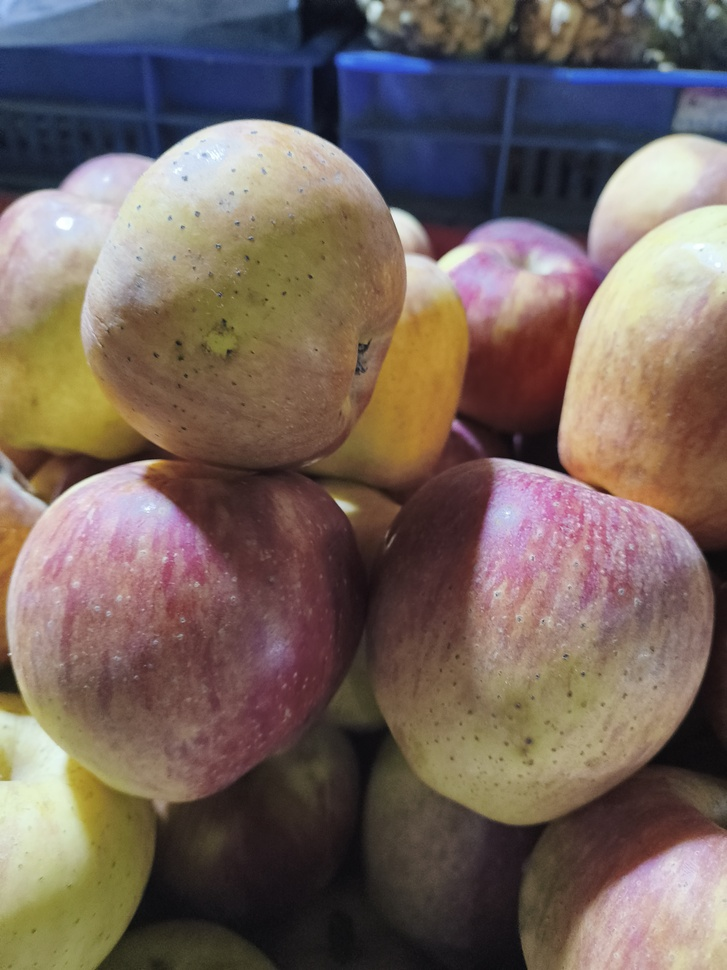
#> input picture realimages/IMG_20251119_200116342.jpg, 727 x 970 px, shrunk from 3072 x 4096 before the run
$ python -i test_real_images.py   (imports and definitions only)
#> lines starting #> are read from the running program, lines starting #| are printed output that depends on the picture
import os
import cv2
import numpy as np
import tensorflow as tf
from fruit_validator_new import is_fruit_like_optimized

# Load the TFLite model
# [1 line not run here, left out]
# [1 line that did not run here, left out]
# [1 line not run here, left out]
# [1 line that did not run here, left out]
# [1 line that did not run here, left out]
# [1 line not run here, left out]

def auto_white_balance(img):
    """Apply automatic white balance correction"""
    result = cv2.cvtColor(img, cv2.COLOR_RGB2LAB)
    avg_a = np.average(result[:, :, 1])
    avg_b = np.average(result[:, :, 2])
    result[:, :, 1] = result[:, :, 1] - ((avg_a - 128) * (result[:, :, 0] / 255.0) * 1.1)
    result[:, :, 2] = result[:, :, 2] - ((avg_b - 128) * (result[:, :, 0] / 255.0) * 1.1)
    result = cv2.cvtColor(result, cv2.COLOR_LAB2RGB)
    return result

def preprocess_image(img_path):
    """Enhanced preprocessing for real camera images"""
#> called with img_path = 'realimages/IMG_20251119_200116342.jpg'
    img = cv2.imread(img_path)
#> img is the input picture: shape (970, 727, 3); mean B, G, R 93.6, 101.1, 117
    img = cv2.cvtColor(img, cv2.COLOR_BGR2RGB)

    # Apply CLAHE for better contrast and brightness handling
    lab = cv2.cvtColor(img, cv2.COLOR_RGB2LAB)
#> lab: shape (970, 727, 3); mean of channels 0, 1, 2 110.4, 134.5, 134.5
    l, a, b = cv2.split(lab)
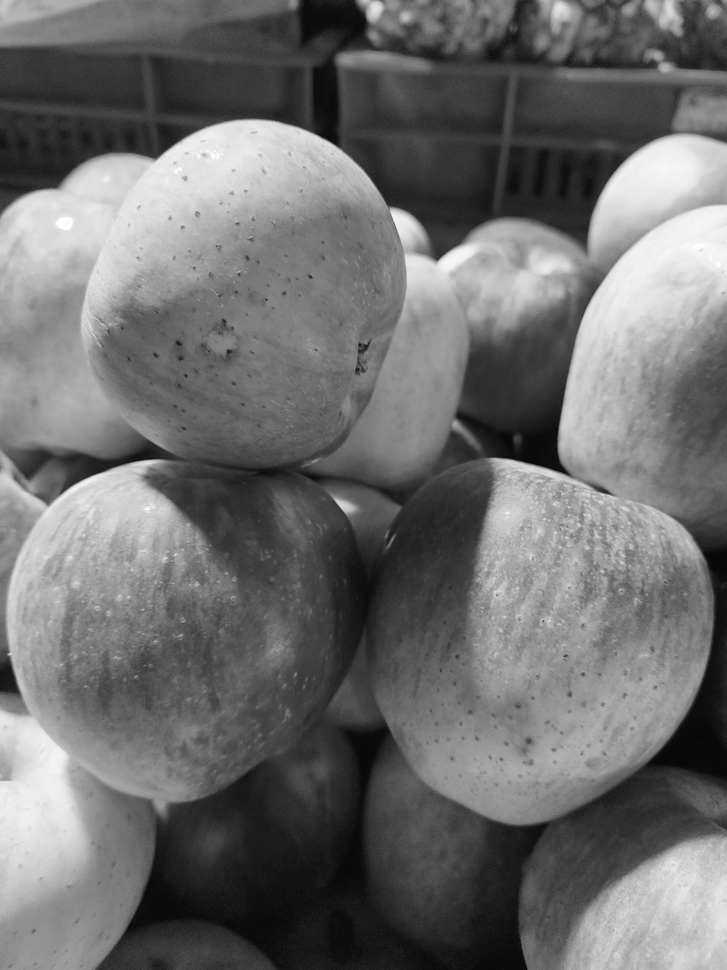
#> l: shape (970, 727); min 6, max 255, mean 110.4
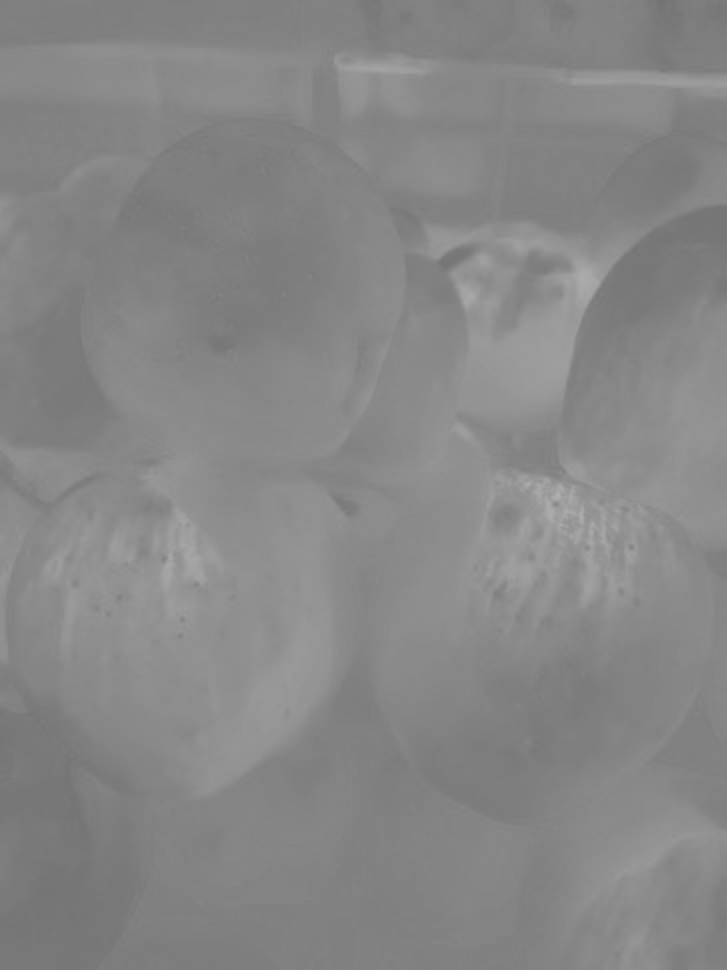
#> a: shape (970, 727); min 114, max 177, mean 134.5
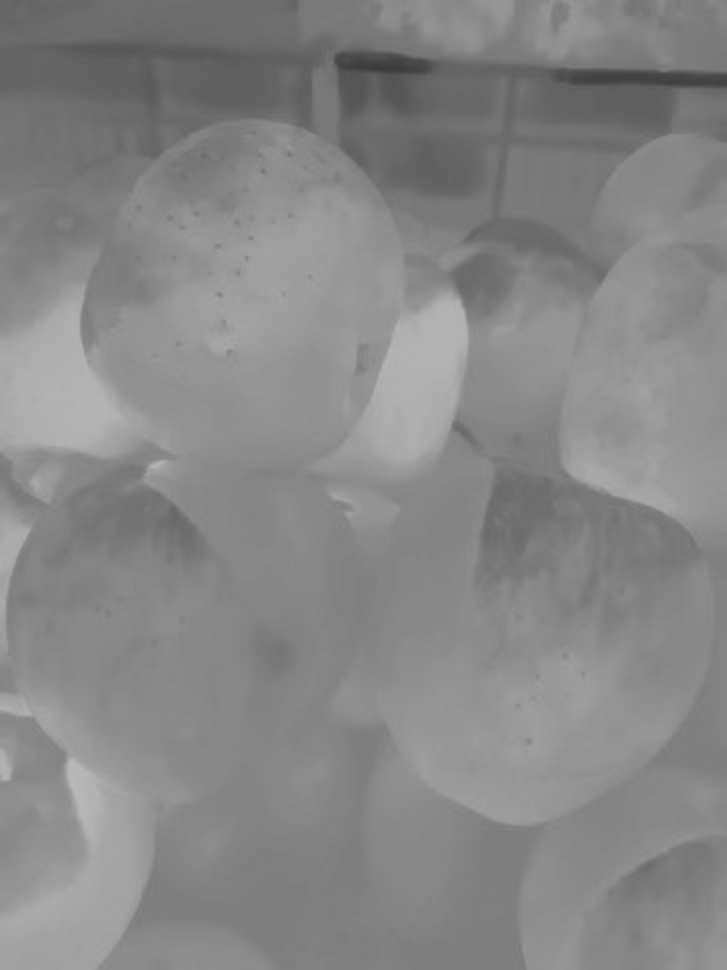
#> b: shape (970, 727); min 60, max 185, mean 134.5
    clahe = cv2.createCLAHE(clipLimit=2.0, tileGridSize=(8,8))
    cl = clahe.apply(l)
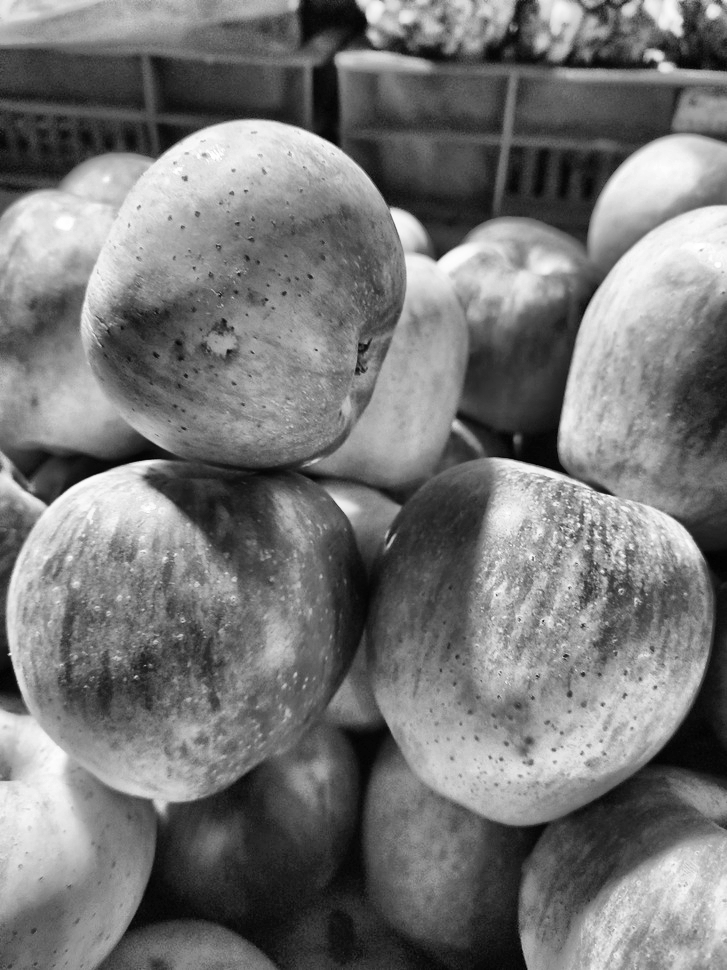
#> cl: shape (970, 727); min 1, max 255, mean 118.4
    enhanced = cv2.merge((cl, a, b))
#> enhanced: shape (970, 727, 3); mean of channels 0, 1, 2 118.4, 134.5, 134.5
    img = cv2.cvtColor(enhanced, cv2.COLOR_LAB2RGB)

    # Noise reduction for camera images
    img = cv2.fastNlMeansDenoisingColored(img, None, 10, 10, 7, 21)

    # Sharpen the image
    kernel = np.array([[-1,-1,-1], [-1,9,-1], [-1,-1,-1]])
    img = cv2.filter2D(img, -1, kernel)
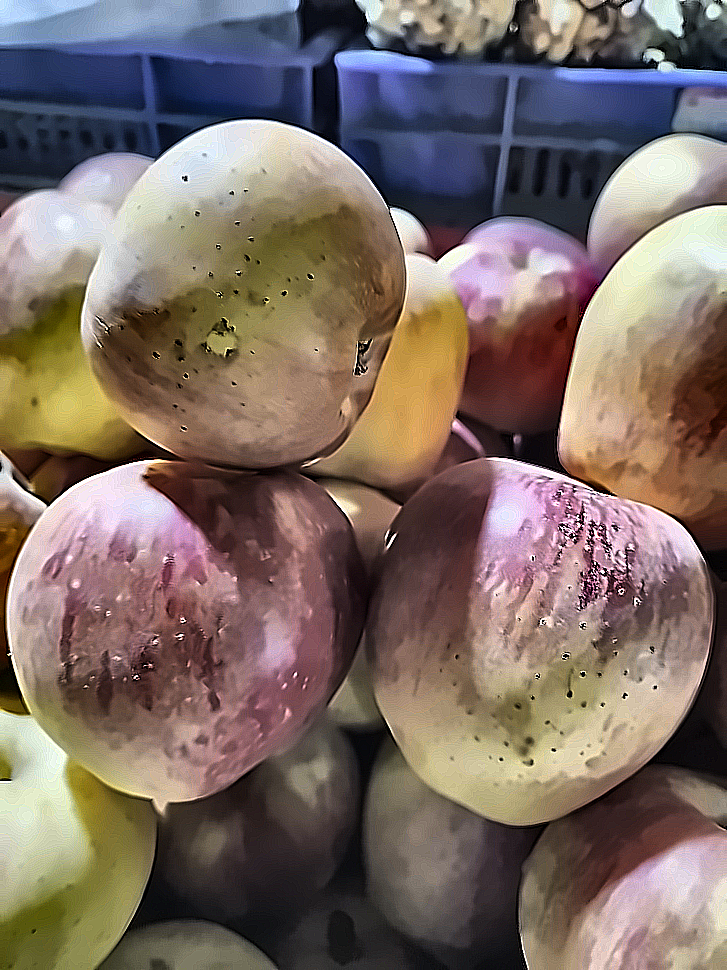
#> img: shape (970, 727, 3); mean R, G, B 124.6, 108.6, 101

    # Auto white balance
    img = auto_white_balance(img)
#> in auto_white_balance, `result = cv2.cvtColor(img, cv2.COLOR_RGB2LAB)`: result: shape (970, 727, 3); mean of channels 0, 1, 2 118, 134.3, 134.5
#> in auto_white_balance, `avg_a = np.average(result[:, :, 1])`: avg_a = 134.3
#> in auto_white_balance, `avg_b = np.average(result[:, :, 2])`: avg_b = 134.5
#> in auto_white_balance, `result[:, :, 1] = result[:, :, 1] - ((avg_a - 128) * (result[:, :, 0] ..`: result: shape (970, 727, 3); mean of channels 0, 1, 2 118, 130.6, 134.5
#> in auto_white_balance, `result[:, :, 2] = result[:, :, 2] - ((avg_b - 128) * (result[:, :, 0] ..`: result: shape (970, 727, 3); mean of channels 0, 1, 2 118, 130.6, 130.7
#> in auto_white_balance, `result = cv2.cvtColor(result, cv2.COLOR_LAB2RGB)`:
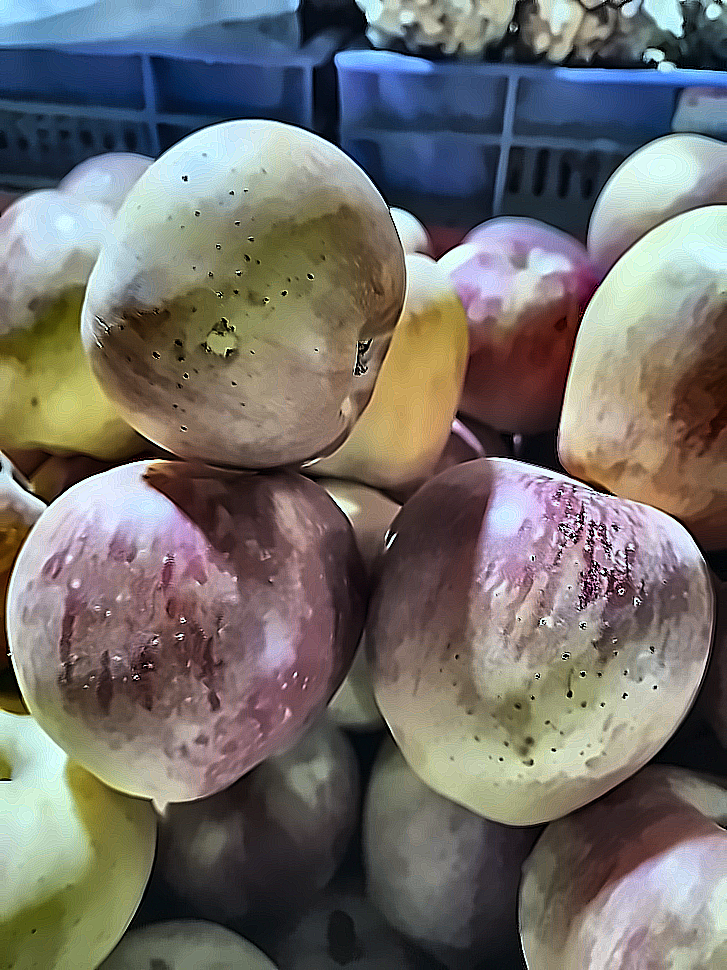
#> result: shape (970, 727, 3); mean R, G, B 115, 111.2, 107.5

    img = cv2.resize(img, (224, 224), interpolation=cv2.INTER_CUBIC)
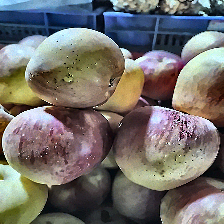
#> img: shape (224, 224, 3); mean R, G, B 115, 111.1, 107.4
    img = img.astype('float32') / 255.0
    img = np.clip(img, 0.0, 1.0)
    img = np.expand_dims(img, axis=0)
    return img

# Test all images in realimages folder
realimages_folder = 'realimages'
image_files = [f for f in os.listdir(realimages_folder) if f.lower().endswith(('.jpg', '.jpeg', '.png'))]

# [2 lines not run here, left out]

results = []
# [63 lines not run here, left out]

success_count = sum(1 for r in results if r['status'] == 'SUCCESS')
failed_count = sum(1 for r in results if r['status'] == 'FAILED')
error_count = sum(1 for r in results if r['status'] == 'ERROR')

# [32 lines not run here, left out]

>>> result = preprocess_image('realimages/IMG_20251119_200116342.jpg')

$ run again, on realimages/IMG_20251119_200129764.jpg
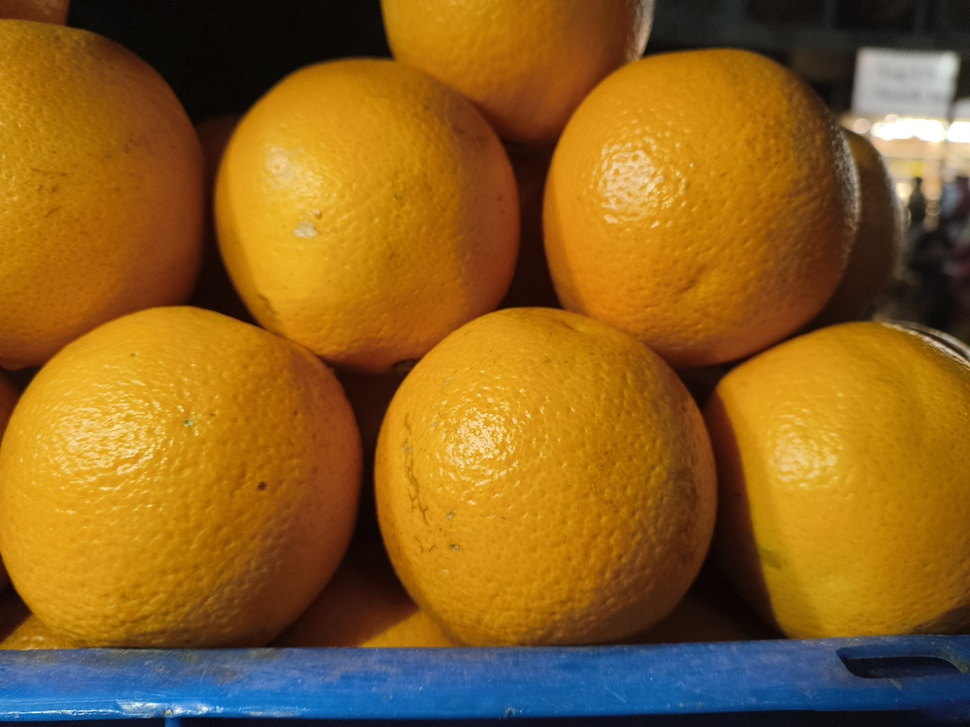
#> input picture realimages/IMG_20251119_200129764.jpg, 970 x 727 px, shrunk from 4096 x 3072 before the run
#> in preprocess_image, img is the input picture: shape (727, 970, 3); mean B, G, R 33.1, 96.9, 139.7
#> lab: shape (727, 970, 3); mean of channels 0, 1, 2 113.3, 142.4, 165.1
#> enhanced: shape (727, 970, 3); mean of channels 0, 1, 2 124.6, 142.4, 165.1
#> in preprocess_image, `img = cv2.filter2D(img, -1, kernel)`:
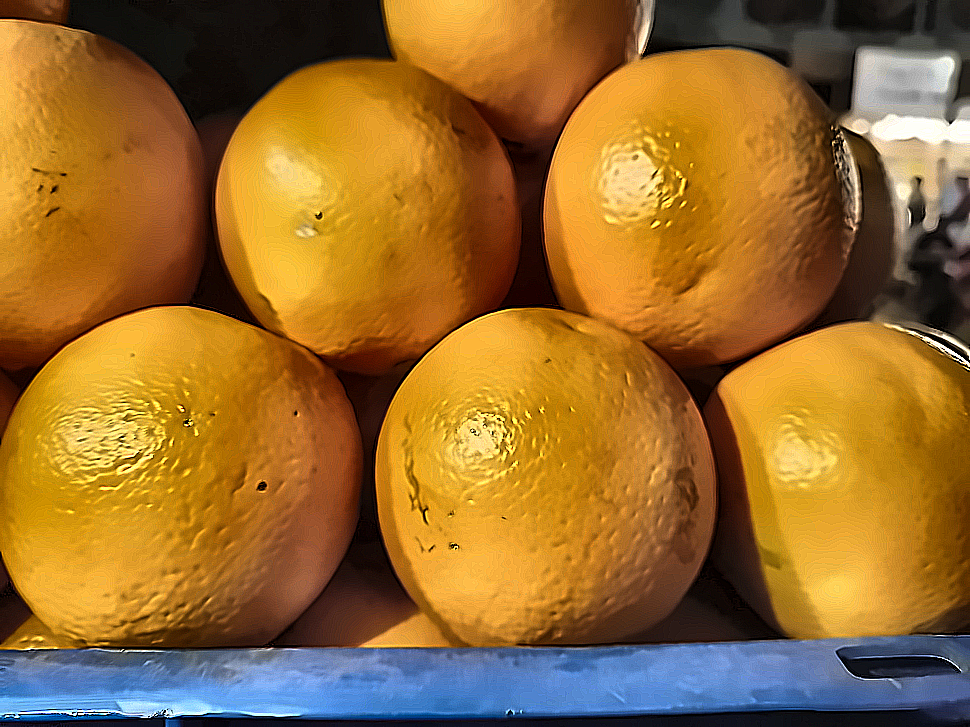
#> img: shape (727, 970, 3); mean R, G, B 151.9, 107.7, 46.3
#> avg_a = 142.1
#> avg_b = 164.8
#> in preprocess_image, `img = cv2.resize(img, (224, 224), interpolation=cv2.INTER_CUBIC)`:
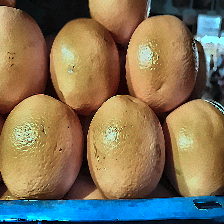
#> img: shape (224, 224, 3); mean R, G, B 127.6, 113.8, 88

$ run again, on realimages/IMG_20251119_200134878.jpg
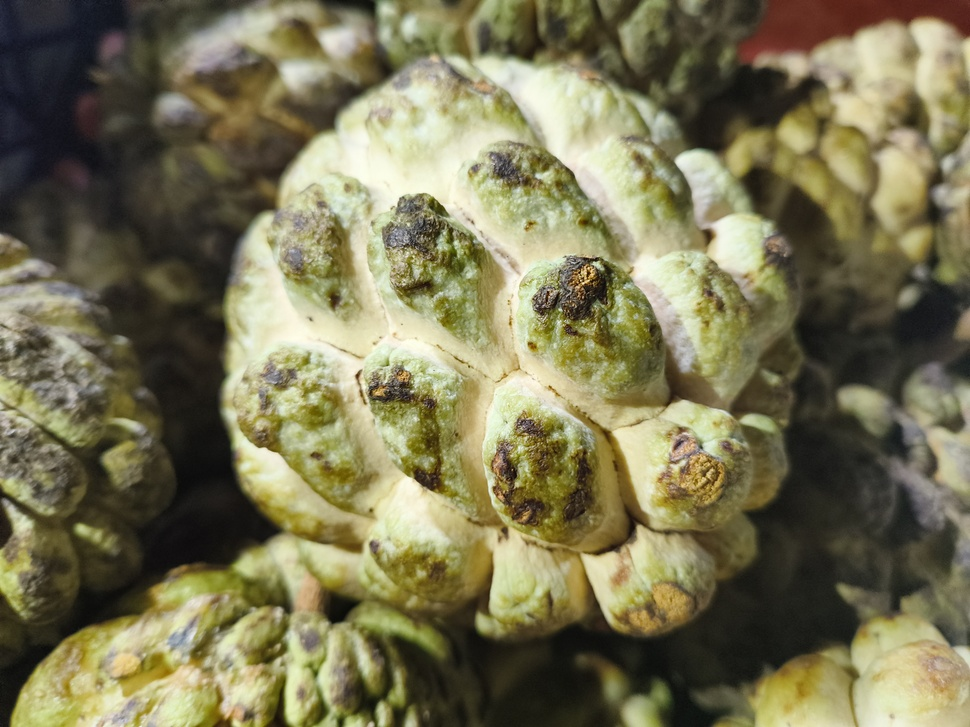
#> input picture realimages/IMG_20251119_200134878.jpg, 970 x 727 px, shrunk from 4096 x 3072 before the run
#> in preprocess_image, img is the input picture: shape (727, 970, 3); mean B, G, R 85.1, 117.2, 121.8
#> lab: shape (727, 970, 3); mean of channels 0, 1, 2 121.4, 124.9, 145.9
#> enhanced: shape (727, 970, 3); mean of channels 0, 1, 2 118.3, 124.9, 145.9
#> in preprocess_image, `img = cv2.filter2D(img, -1, kernel)`:
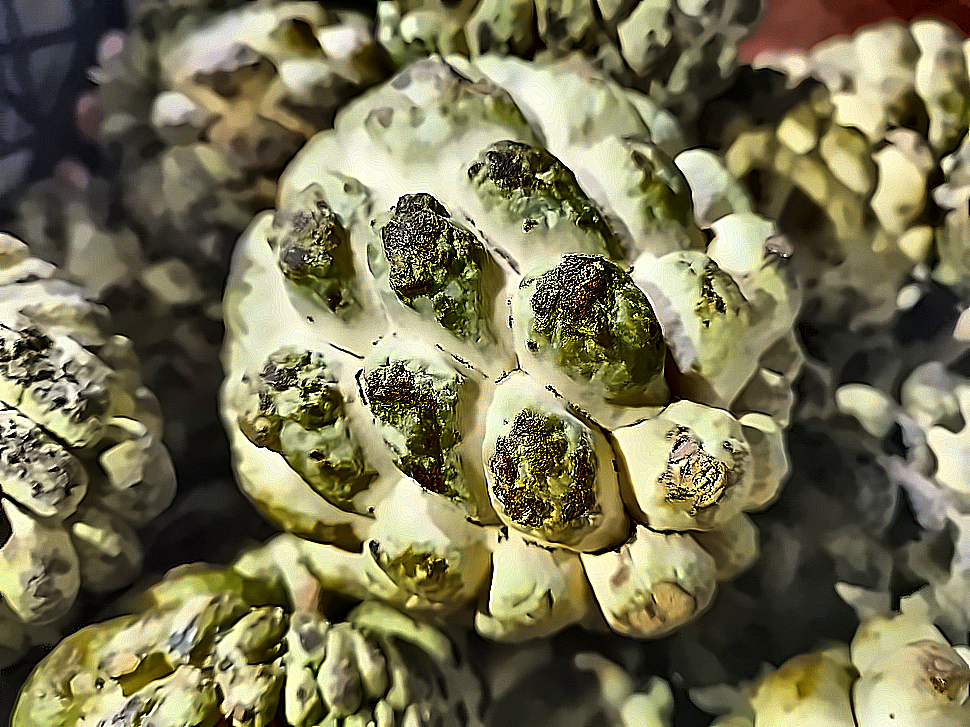
#> img: shape (727, 970, 3); mean R, G, B 119.1, 114.9, 83.4
#> avg_a = 124.9
#> avg_b = 145.3
#> in preprocess_image, `img = cv2.resize(img, (224, 224), interpolation=cv2.INTER_CUBIC)`:
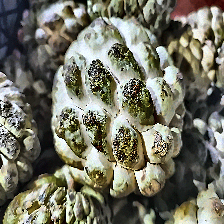
#> img: shape (224, 224, 3); mean R, G, B 115.1, 114.8, 100.1

$ run again, on realimages/IMG_20251119_200144580.jpg
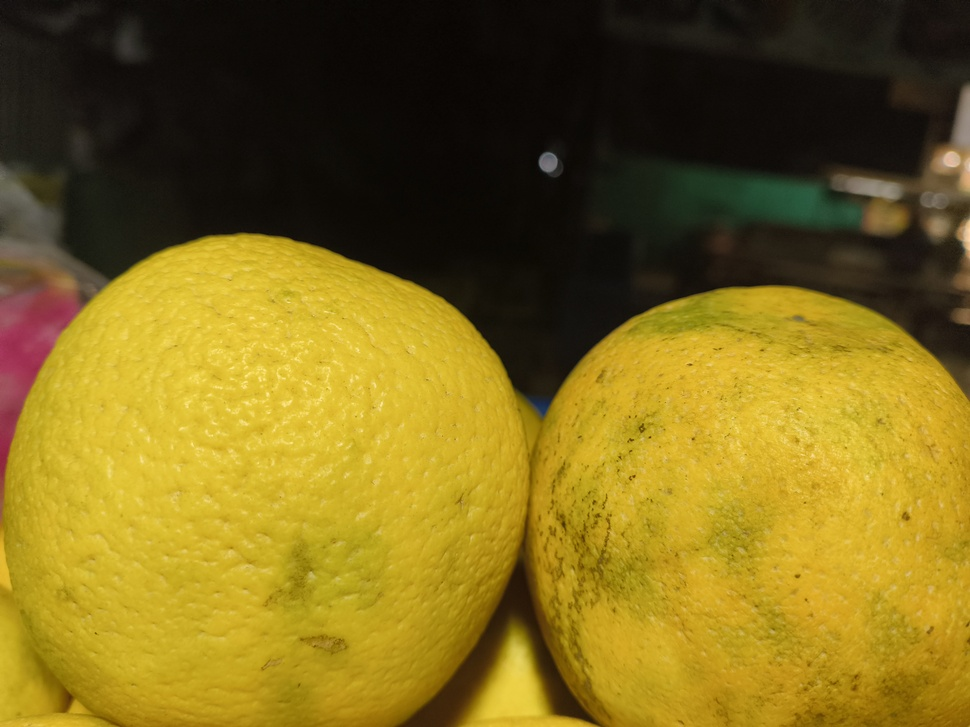
#> input picture realimages/IMG_20251119_200144580.jpg, 970 x 727 px, shrunk from 4096 x 3072 before the run
#> in preprocess_image, img is the input picture: shape (727, 970, 3); mean B, G, R 28.5, 105.2, 126
#> lab: shape (727, 970, 3); mean of channels 0, 1, 2 110.6, 128.3, 167.1
#> enhanced: shape (727, 970, 3); mean of channels 0, 1, 2 111.3, 128.3, 167.1
#> avg_a = 128.2
#> avg_b = 166.5
#> in preprocess_image, `img = cv2.resize(img, (224, 224), interpolation=cv2.INTER_CUBIC)`:
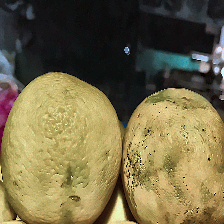
#> img: shape (224, 224, 3); mean R, G, B 117.2, 106.7, 71.7
